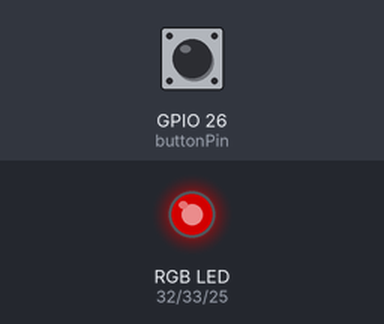
Recording of a sketch running on a simulated ESP32. On the bench: an RGB LED mixed from three pins (HIGH = lit). The inputs (shaded band) are chosen by the test bench; at power-on: GPIO 26 (buttonPin) HIGH. Dim RGB values are drawn brighter than linear.

Above: at 1.25 s.
1.3 s: GPIO 26 (buttonPin) pulled LOW for 0.15 s
At 4.13 s:
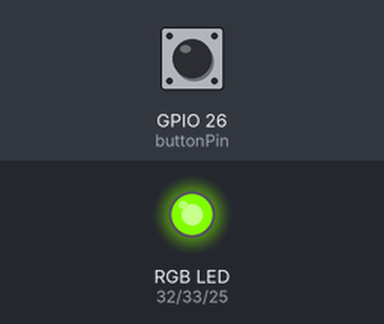
4.3 s: GPIO 26 (buttonPin) pulled LOW for 1 s
At 7.12 s:
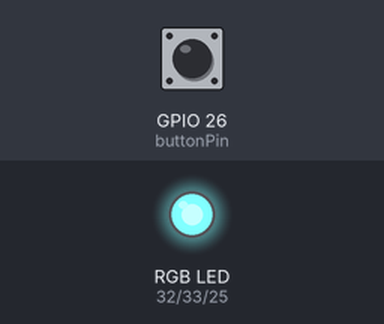
7.3 s: GPIO 26 (buttonPin) pulled LOW for 0.15 s
At 10.3 s:
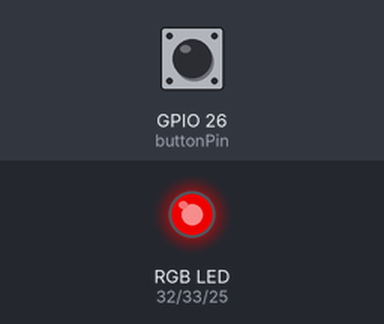
10.4 s: GPIO 26 (buttonPin) pulled LOW for 3.2 s
At 13.9 s:
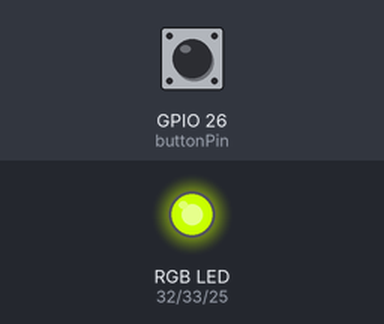
15.1 s: GPIO 26 (buttonPin) pulled LOW for 0.15 s
At 17.92 s:
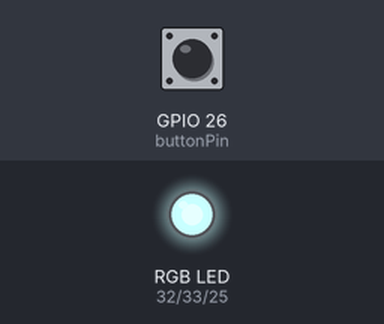
18.1 s: GPIO 26 (buttonPin) pulsed LOW 5 times (0.12 s each, 0.3 s apart)
At 18.55 s:
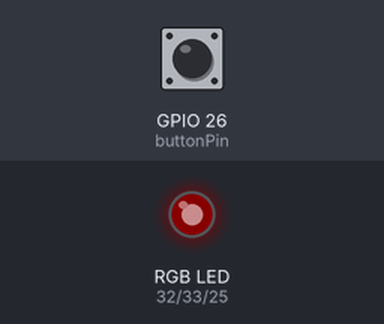
Timing chart, 0 to 22.4 s (numbered marks = the images above; inputs shaded):
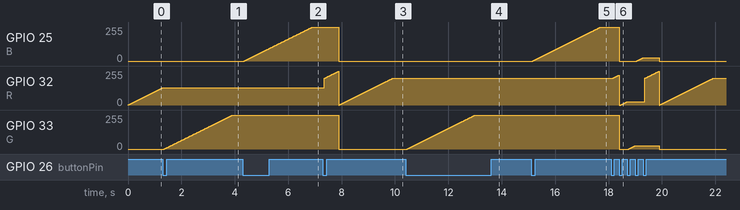

Measured:
- after the input at 1.3 s, GPIO 32 (R): stays 129/255 (without the input it goes to 130/255 after 0.01 s); GPIO 33 (G): moves from 0/255 to 254/255 over 2.5 s, starting after 0.07 s
- after the input at 4.3 s, GPIO 25 (B): moves from 0/255 to 254/255 over 2.5 s, starting after 0.06 s
- after the input at 7.3 s, GPIO 25 (B), GPIO 33 (G): 254/255 → 0/255 after 0.60 s
- after the input at 10.4 s, GPIO 33 (G): moves from 0/255 to 254/255 over 2.5 s, starting after 0.06 s
- after the input at 15.1 s, GPIO 25 (B): moves from 0/255 to 254/255 over 2.5 s, starting after 0.06 s
- after the input at 18.1 s, GPIO 25 (B), GPIO 33 (G): ramps from 0/255 to 24/255 and jumps back, once every 1.5 s; GPIO 32 (R): ramps from 0/255 to 254/255 and jumps back, once every 1.5 s

The sketch:

sketch_oct29d.ino
```cpp
#define R 32
#define G 33
#define B 25
#define buttonPin 26

int btnState;
int lastbtnState = HIGH;
int currentStep = 0;
int brightness = 0;

void setup() {
  Serial.begin(9600);
  pinMode(R, OUTPUT);
  pinMode(G, OUTPUT);
  pinMode(B, OUTPUT);
  pinMode(buttonPin, INPUT_PULLUP);
  digitalWrite(R, LOW);
  digitalWrite(G, LOW);
  digitalWrite(B, LOW);
}

void loop() {
  // 讀取按鈕狀態
  btnState = digitalRead(buttonPin);

  // 檢測按鈕按下
  if (btnState == LOW && lastbtnState == HIGH) {
    currentStep++;
    if (currentStep > 3) {
      currentStep = 0;
      analogWrite(R, 0);
      analogWrite(G, 0);
      analogWrite(B, 0);
    }
    brightness = 0;
    delay(50);  // 消除彈跳
  }
  lastbtnState = btnState;

  switch(currentStep) {
    case 0:  // R 從 0 到 200
      if (brightness < 200) {
        analogWrite(R, brightness);
        analogWrite(G, 0);
        analogWrite(B, 0);
        brightness++;
        delay(10);
      }
      break;

    case 1:  // G 從 0 到 255
      if (brightness < 255) {
        analogWrite(G, brightness);
        brightness++;
        delay(10);
      }
      break;

    case 2:  // B 從 0 到 255
      if (brightness < 255) {
        analogWrite(B, brightness);
        brightness++;
        delay(10);
      }
      break;

    case 3:  // R 從 200 到 255，完成後自動重置
      if (brightness < 55) {
        analogWrite(R, brightness + 200);
        brightness++;
        delay(10);
      } else {
        // 當R達到255時，自動重置所有LED並回到初始狀態
        analogWrite(R, 0);
        analogWrite(G, 0);
        analogWrite(B, 0);
        currentStep = 0;
        brightness = 0;
      }
      break;
  }
}
```
